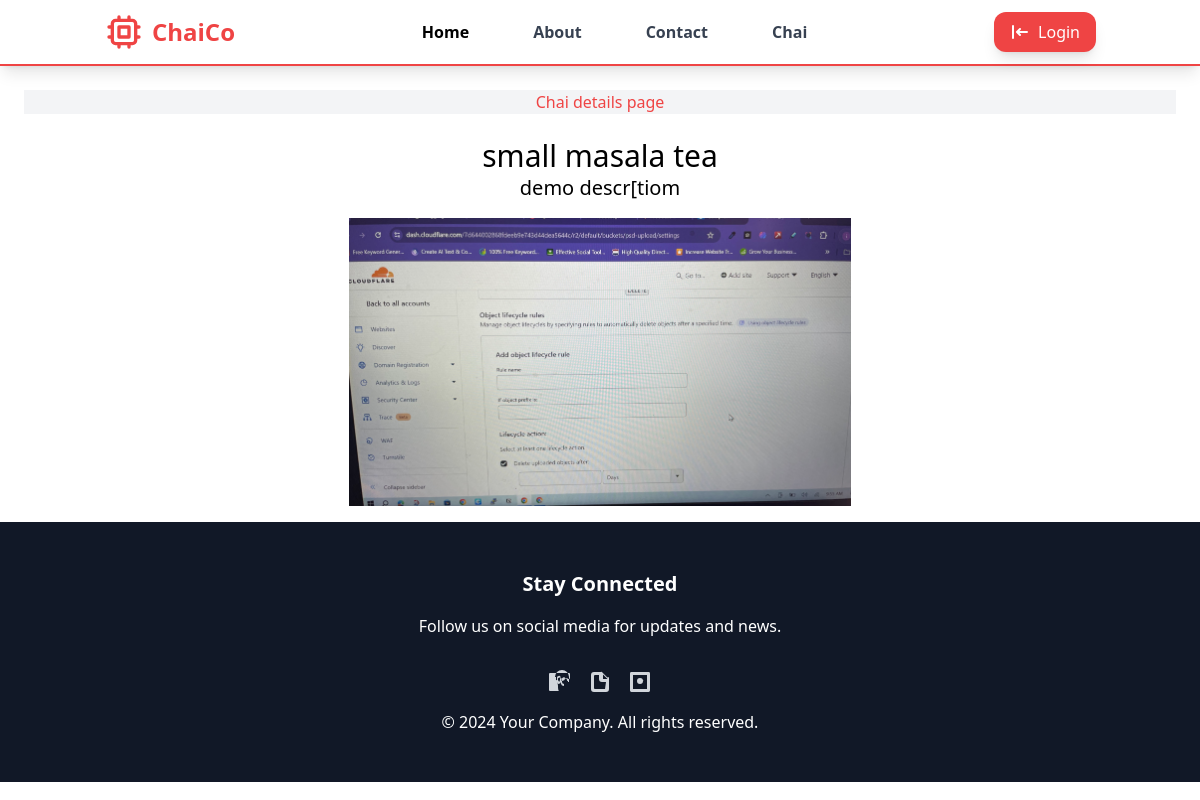
The app's page /chai/1/, older data.
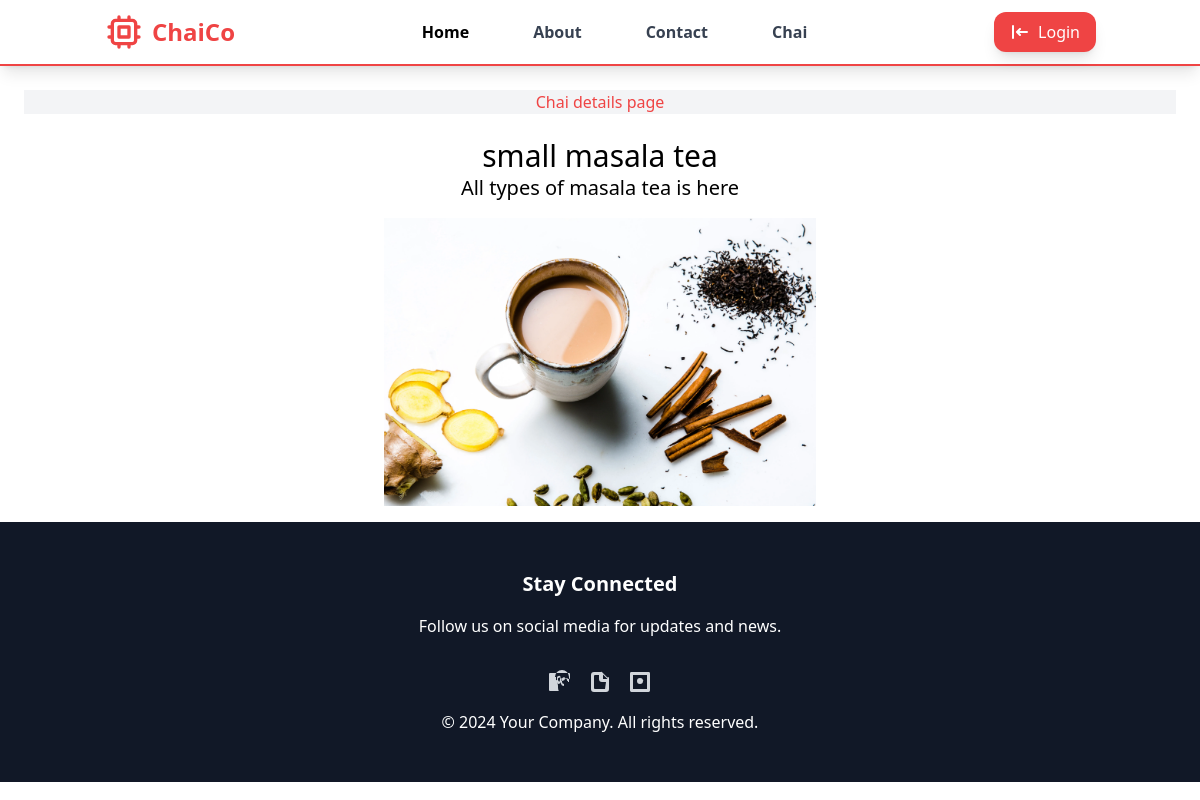
The same page, newer data.
### chai/models.py (models this page shows, shortened)
class Chaivarity(models.Model):
    Select_Chai_Type = [
        ('ML', 'Masala Tea'),
        ('GN', 'Ginger Tea'),
        ('LM', 'Leamon Tea'),
        ('RT', 'Raw Tea'),
    ]
    name = models.CharField(max_length=100)
    image = models.ImageField(upload_to='chais/')
    description = models.TextField()
    created_date = models.DateTimeField(default=timezone.now)
    cha_type = models.CharField(max_length=2, choices=Select_Chai_Type)
    DisplayField = ['name', 'description', 'chai_type']

### chai/views.py (the view)
# urls.py: path('<int:chai_id>/', views.chai_detail, name='chai_detail'),
def chai_detail(request,chai_id):
    chai=get_object_or_404(Chaivarity,pk=chai_id)
    return render(request,'chai/chai_detail.html',{'chai':chai})

### chai/templates/chai/chai_detail.html (shortened to what this page needs)
{% extends 'layout.html' %}
    {% block content %}
    <h1 class="text-center text-red-500 bg-gray-100 m-6">Chai details page</h1>
 <h3 class="text-center text-3xl">{{chai.name}}</h3>
 <h3 class="text-center text-xl">{{chai.description}}</h3>
 <img class=" mx-auto relative h-80 flex items-center justify-center p-4 " src="{{ chai.image.url }}" alt="{{ chai.name }}">
    {% endblock %}

Row changes from the older to the newer data that the page shows:
changed Chaivarity "small masala tea": description "demo descr[tiom" → "All types of masala tea is here"; image: a different picture
